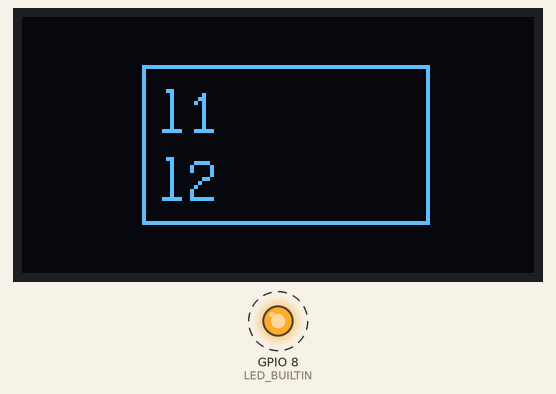
The program below on a simulated ESP32-C3. Shown: 128×64 one-colour display, output pins drawn as LEDs (lit = HIGH). Dashed ring = blinking.

Above: at 2.2 s.
Timing chart, 0 to 130.0 s (numbered marks = the images above):
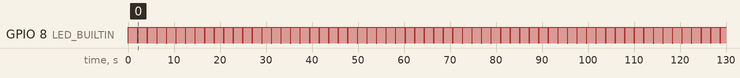

The program:

main.cpp
```cpp
#include <Arduino.h>
#include <U8g2lib.h>

#undef LED_BUILTIN
#define LED_BUILTIN 8
U8G2_SSD1306_128X64_NONAME_F_SW_I2C u8g2(U8G2_R0, 6, 5, U8X8_PIN_NONE);

void setup()
{
    pinMode(LED_BUILTIN, OUTPUT);
    u8g2.begin();
    u8g2.clearBuffer();
    u8g2.enableUTF8Print();
    u8g2.setFont(u8g2_font_unifont_t_latin);
}

void loop()
{
    digitalWrite(LED_BUILTIN, LOW);
    delay(50);
    digitalWrite(LED_BUILTIN, HIGH);
    delay(2000);

    u8g2.firstPage();
    do
    {
        u8g2.setCursor(33, 29);
        u8g2.print("l1");
        u8g2.setCursor(33, 46);
        u8g2.print("l2");
        u8g2.drawFrame(30, 12, 72, 40);
    } while (u8g2.nextPage());
}
```

Measured:
- by itself, GPIO 8 (LED_BUILTIN): alternates HIGH for 2.0 s and LOW for 0.05 s
